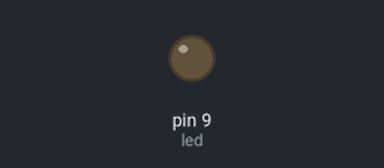
Simulated run of this sketch. Board: Arduino Uno, built with avr-gcc and run on an emulated ATmega328P. Shown: output pins drawn as LEDs (lit = HIGH).

Above: at 0.15 s.
Timing chart, 0 to 1.6 s (numbered marks = the images above):
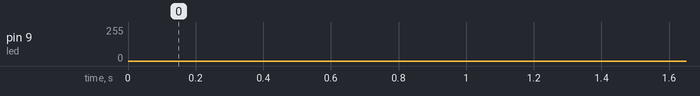

The sketch:

blinking_led.ino
```cpp
int led=9;
void setup()
{
  pinMode(led,OUTPUT);
}
void loop()
{
for(int i=0;i<255;i+=2)
{
  analogWrite(led,i);
  delay(1);
  }
for(int i=255;i>0;i--)
 {
  analogWrite(led,i);
  delay(1);
  }
}
```
